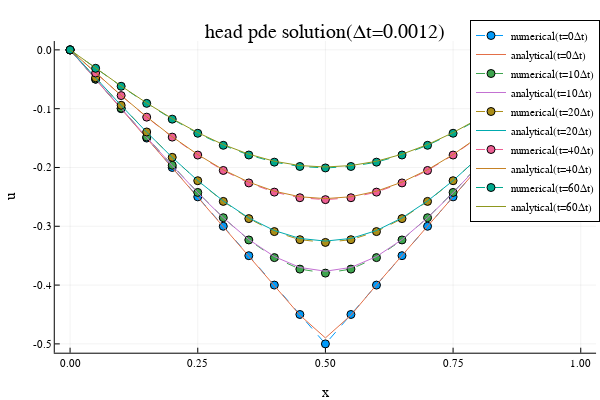

Write notebook code for a chart like this one.
### Code cell
Δt = 0.0012
heat_pde_plots(x,t₁₂,U₁₂;Δt=Δt)
title!("head pde solution(Δt=$Δt)")

### Figure 1 — Plotly figure (JSON) as saved in the notebook; plotly's stock layout.template omitted (floating-point values rounded to 4 significant figures)
{"data": [{"colorbar": {"len": 0.8657, "title": {"text": ""}, "x": 0.9934, "y": 0.5087}, "legendgroup": "numerical(t=0Δt)", "line": {"color": "rgba(0, 154, 250, 1.000)", "dash": "dash", "shape": "linear", "width": 1}, "marker": {"color": "rgba(0, 154, 250, 1.000)", "line": {"color": "rgba(0, 0, 0, 1)", "width": 1}, "size": 8, "symbol": "circle"}, "mode": "lines+markers", "name": "numerical(t=0Δt)", "showlegend": true, "type": "scatter", "x": [0, 0.05, 0.1, 0.15, 0.2, 0.25, 0.3, 0.35, 0.4, 0.45, 0.5, 0.55, 0.6, 0.65, 0.7, 0.75, 0.8, 0.85, 0.9, 0.95, 1], "xaxis": "x", "y": [0, -0.05, -0.1, -0.15, -0.2, -0.25, -0.3, -0.35, -0.4, -0.45, -0.5, -0.45, -0.4, -0.35, -0.3, -0.25, -0.2, -0.15, -0.1, -0.05, 0], "yaxis": "y"}, {"colorbar": {"len": 0.8657, "title": {"text": ""}, "x": 0.9934, "y": 0.5087}, "legendgroup": "analytical(t=0Δt)", "line": {"color": "rgba(227, 111, 71, 1.000)", "dash": "solid", "shape": "linear", "width": 1}, "mode": "lines", "name": "analytical(t=0Δt)", "showlegend": true, "type": "scatter", "x": [0, 0.05, 0.1, 0.15, 0.2, 0.25, 0.3, 0.35, 0.4, 0.45, 0.5, 0.55, 0.6, 0.65, 0.7, 0.75, 0.8, 0.85, 0.9, 0.95, 1], "xaxis": "x", "y": [0, -0.05001, -0.09998, -0.15, -0.2, -0.2501, -0.2999, -0.3502, -0.3996, -0.4512, -0.4899, -0.4512, -0.3996, -0.3502, -0.2999, -0.2501, -0.2, -0.15, -0.09998, -0.05001, -1.954e-18], "yaxis": "y"}, {"colorbar": {"len": 0.8657, "title": {"text": ""}, "x": 0.9934, "y": 0.5087}, "legendgroup": "numerical(t=10Δt)", "line": {"color": "rgba(62, 164, 78, 1.000)", "dash": "dash", "shape": "linear", "width": 1}, "marker": {"color": "rgba(62, 164, 78, 1.000)", "line": {"color": "rgba(0, 0, 0, 1)", "width": 1}, "size": 8, "symbol": "circle"}, "mode": "lines+markers", "name": "numerical(t=10Δt)", "showlegend": true, "type": "scatter", "x": [0, 0.05, 0.1, 0.15, 0.2, 0.25, 0.3, 0.35, 0.4, 0.45, 0.5, 0.55, 0.6, 0.65, 0.7, 0.75, 0.8, 0.85, 0.9, 0.95, 1], "xaxis": "x", "y": [0, -0.0497, -0.09919, -0.1482, -0.1962, -0.2424, -0.2854, -0.3232, -0.3533, -0.3728, -0.3796, -0.3728, -0.3533, -0.3232, -0.2854, -0.2424, -0.1962, -0.1482, -0.09919, -0.0497, 0], "yaxis": "y"}, {"colorbar": {"len": 0.8657, "title": {"text": ""}, "x": 0.9934, "y": 0.5087}, "legendgroup": "analytical(t=10Δt)", "line": {"color": "rgba(195, 113, 210, 1.000)", "dash": "solid", "shape": "linear", "width": 1}, "mode": "lines", "name": "analytical(t=10Δt)", "showlegend": true, "type": "scatter", "x": [0, 0.05, 0.1, 0.15, 0.2, 0.25, 0.3, 0.35, 0.4, 0.45, 0.5, 0.55, 0.6, 0.65, 0.7, 0.75, 0.8, 0.85, 0.9, 0.95, 1], "xaxis": "x", "y": [0, -0.04985, -0.09952, -0.1487, -0.1969, -0.243, -0.2856, -0.3226, -0.3515, -0.37, -0.3764, -0.37, -0.3515, -0.3226, -0.2856, -0.243, -0.1969, -0.1487, -0.09952, -0.04985, -3.888e-17], "yaxis": "y"}, {"colorbar": {"len": 0.8657, "title": {"text": ""}, "x": 0.9934, "y": 0.5087}, "legendgroup": "numerical(t=20Δt)", "line": {"color": "rgba(172, 142, 24, 1.000)", "dash": "dash", "shape": "linear", "width": 1}, "marker": {"color": "rgba(172, 142, 24, 1.000)", "line": {"color": "rgba(0, 0, 0, 1)", "width": 1}, "size": 8, "symbol": "circle"}, "mode": "lines+markers", "name": "numerical(t=20Δt)", "showlegend": true, "type": "scatter", "x": [0, 0.05, 0.1, 0.15, 0.2, 0.25, 0.3, 0.35, 0.4, 0.45, 0.5, 0.55, 0.6, 0.65, 0.7, 0.75, 0.8, 0.85, 0.9, 0.95, 1], "xaxis": "x", "y": [0, -0.04746, -0.09426, -0.1397, -0.1828, -0.2225, -0.2577, -0.287, -0.309, -0.3228, -0.3275, -0.3228, -0.309, -0.287, -0.2577, -0.2225, -0.1828, -0.1397, -0.09426, -0.04746, 0], "yaxis": "y"}, {"colorbar": {"len": 0.8657, "title": {"text": ""}, "x": 0.9934, "y": 0.5087}, "legendgroup": "analytical(t=20Δt)", "line": {"color": "rgba(0, 170, 174, 1.000)", "dash": "solid", "shape": "linear", "width": 1}, "mode": "lines", "name": "analytical(t=20Δt)", "showlegend": true, "type": "scatter", "x": [0, 0.05, 0.1, 0.15, 0.2, 0.25, 0.3, 0.35, 0.4, 0.45, 0.5, 0.55, 0.6, 0.65, 0.7, 0.75, 0.8, 0.85, 0.9, 0.95, 1], "xaxis": "x", "y": [0, -0.04763, -0.09455, -0.1399, -0.1829, -0.2223, -0.257, -0.2858, -0.3073, -0.3207, -0.3252, -0.3207, -0.3073, -0.2858, -0.257, -0.2223, -0.1829, -0.1399, -0.09455, -0.04763, -3.723e-17], "yaxis": "y"}, {"colorbar": {"len": 0.8657, "title": {"text": ""}, "x": 0.9934, "y": 0.5087}, "legendgroup": "numerical(t=40Δt)", "line": {"color": "rgba(237, 94, 147, 1.000)", "dash": "dash", "shape": "linear", "width": 1}, "marker": {"color": "rgba(237, 94, 147, 1.000)", "line": {"color": "rgba(0, 0, 0, 1)", "width": 1}, "size": 8, "symbol": "circle"}, "mode": "lines+markers", "name": "numerical(t=40Δt)", "showlegend": true, "type": "scatter", "x": [0, 0.05, 0.1, 0.15, 0.2, 0.25, 0.3, 0.35, 0.4, 0.45, 0.5, 0.55, 0.6, 0.65, 0.7, 0.75, 0.8, 0.85, 0.9, 0.95, 1], "xaxis": "x", "y": [0, -0.03932, -0.07774, -0.1144, -0.1484, -0.1789, -0.2051, -0.2263, -0.2419, -0.2515, -0.2547, -0.2515, -0.2419, -0.2263, -0.2051, -0.1789, -0.1484, -0.1144, -0.07774, -0.03932, 0], "yaxis": "y"}, {"colorbar": {"len": 0.8657, "title": {"text": ""}, "x": 0.9934, "y": 0.5087}, "legendgroup": "analytical(t=40Δt)", "line": {"color": "rgba(198, 130, 37, 1.000)", "dash": "solid", "shape": "linear", "width": 1}, "mode": "lines", "name": "analytical(t=40Δt)", "showlegend": true, "type": "scatter", "x": [0, 0.05, 0.1, 0.15, 0.2, 0.25, 0.3, 0.35, 0.4, 0.45, 0.5, 0.55, 0.6, 0.65, 0.7, 0.75, 0.8, 0.85, 0.9, 0.95, 1], "xaxis": "x", "y": [0, -0.03919, -0.07747, -0.1139, -0.1477, -0.178, -0.204, -0.225, -0.2404, -0.2498, -0.253, -0.2498, -0.2404, -0.225, -0.204, -0.178, -0.1477, -0.1139, -0.07747, -0.03919, -3.067e-17], "yaxis": "y"}, {"colorbar": {"len": 0.8657, "title": {"text": ""}, "x": 0.9934, "y": 0.5087}, "legendgroup": "numerical(t=60Δt)", "line": {"color": "rgba(0, 169, 141, 1.000)", "dash": "dash", "shape": "linear", "width": 1}, "marker": {"color": "rgba(0, 169, 141, 1.000)", "line": {"color": "rgba(0, 0, 0, 1)", "width": 1}, "size": 8, "symbol": "circle"}, "mode": "lines+markers", "name": "numerical(t=60Δt)", "showlegend": true, "type": "scatter", "x": [0, 0.05, 0.1, 0.15, 0.2, 0.25, 0.3, 0.35, 0.4, 0.45, 0.5, 0.55, 0.6, 0.65, 0.7, 0.75, 0.8, 0.85, 0.9, 0.95, 1], "xaxis": "x", "y": [0, -0.03134, -0.06192, -0.09099, -0.1178, -0.1418, -0.1623, -0.1788, -0.1909, -0.1983, -0.2008, -0.1983, -0.1909, -0.1788, -0.1623, -0.1418, -0.1178, -0.09099, -0.06192, -0.03134, 0], "yaxis": "y"}, {"colorbar": {"len": 0.8657, "title": {"text": ""}, "x": 0.9934, "y": 0.5087}, "legendgroup": "analytical(t=60Δt)", "line": {"color": "rgba(142, 151, 30, 1.000)", "dash": "solid", "shape": "linear", "width": 1}, "mode": "lines", "name": "analytical(t=60Δt)", "showlegend": true, "type": "scatter", "x": [0, 0.05, 0.1, 0.15, 0.2, 0.25, 0.3, 0.35, 0.4, 0.45, 0.5, 0.55, 0.6, 0.65, 0.7, 0.75, 0.8, 0.85, 0.9, 0.95, 1], "xaxis": "x", "y": [0, -0.03112, -0.06148, -0.09033, -0.117, -0.1408, -0.1611, -0.1774, -0.1894, -0.1967, -0.1992, -0.1967, -0.1894, -0.1774, -0.1611, -0.1408, -0.117, -0.09033, -0.06148, -0.03112, -2.436e-17], "yaxis": "y"}], "layout": {"annotations": [{"font": {"color": "rgba(0, 0, 0, 1)", "family": "sans-serif", "size": 20}, "rotation": 0, "showarrow": false, "text": "head pde solution(Δt=0.0012)", "x": 0.5424, "xanchor": "center", "xref": "paper", "y": 1, "yanchor": "top", "yref": "paper"}], "height": 400, "legend": {"bgcolor": "rgba(255, 255, 255, 1.000)", "bordercolor": "rgba(0, 0, 0, 1)", "borderwidth": 1, "font": {"color": "rgba(0, 0, 0, 1)", "family": "sans-serif", "size": 11}, "title": {"font": {"color": "rgba(0, 0, 0, 1)", "family": "sans-serif", "size": 15}, "text": ""}, "tracegroupgap": 0, "traceorder": "normal", "x": 1, "xanchor": "auto", "y": 1, "yanchor": "auto"}, "margin": {"b": 20, "l": 0, "r": 0, "t": 20}, "paper_bgcolor": "rgba(255, 255, 255, 1.000)", "plot_bgcolor": "rgba(255, 255, 255, 1.000)", "showlegend": true, "width": 600, "xaxis": {"anchor": "y", "domain": [0.09128, 0.9934], "gridcolor": "rgba(0, 0, 0, 0.1)", "gridwidth": 0.5, "linecolor": "rgba(0, 0, 0, 1)", "mirror": false, "range": [-0.03, 1.03], "showgrid": true, "showline": true, "showticklabels": true, "tickangle": 0, "tickcolor": "rgb(0, 0, 0)", "tickfont": {"color": "rgba(0, 0, 0, 1)", "family": "sans-serif", "size": 11}, "tickmode": "array", "ticks": "inside", "ticktext": ["0.00", "0.25", "0.50", "0.75", "1.00"], "tickvals": [0, 0.25, 0.5, 0.75, 1], "title": {"font": {"color": "rgba(0, 0, 0, 1)", "family": "sans-serif", "size": 15}, "text": "x"}, "type": "linear", "visible": true, "zeroline": false, "zerolinecolor": "rgba(0, 0, 0, 1)"}, "yaxis": {"anchor": "x", "domain": [0.07581, 0.9415], "gridcolor": "rgba(0, 0, 0, 0.1)", "gridwidth": 0.5, "linecolor": "rgba(0, 0, 0, 1)", "mirror": false, "range": [-0.515, 0.015], "showgrid": true, "showline": true, "showticklabels": true, "tickangle": 0, "tickcolor": "rgb(0, 0, 0)", "tickfont": {"color": "rgba(0, 0, 0, 1)", "family": "sans-serif", "size": 11}, "tickmode": "array", "ticks": "inside", "ticktext": ["-0.5", "-0.4", "-0.3", "-0.2", "-0.1", "0.0"], "tickvals": [-0.5, -0.4, -0.3, -0.2, -0.1, 0], "title": {"font": {"color": "rgba(0, 0, 0, 1)", "family": "sans-serif", "size": 15}, "text": "u"}, "type": "linear", "visible": true, "zeroline": false, "zerolinecolor": "rgba(0, 0, 0, 1)"}}}
